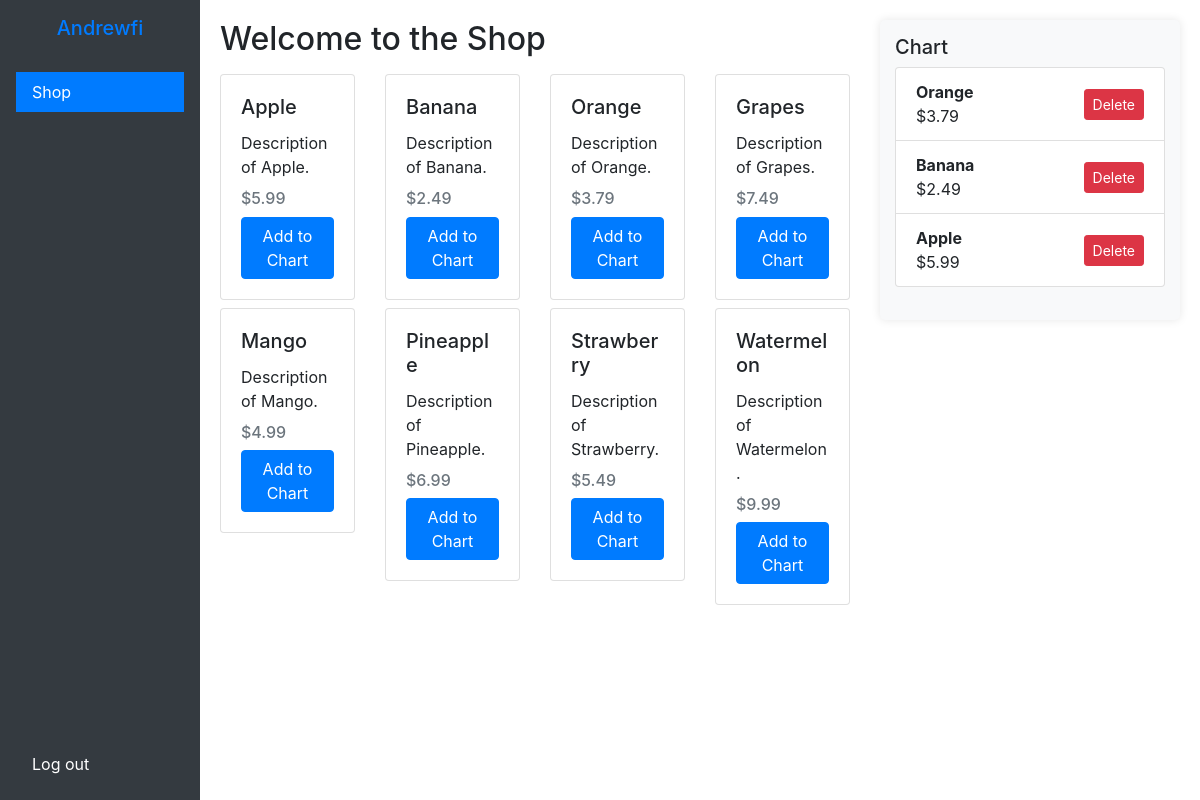
/shop.php (signed in), run on the app's committed database.
### tables this page shows
CREATE TABLE `items` (
  `id` int(11) NOT NULL,
  `name` varchar(255) NOT NULL,
  `price` decimal(10,2) NOT NULL
);

CREATE TABLE `user_chart` (
  `id` int(11) NOT NULL,
  `user_id` int(11) NOT NULL,
  `item_id` int(11) NOT NULL
);

### Dashboard/Shop/PageContent.php (the view, shortened to what this page needs)
<?php
include "Database.php";
$sql = "SELECT id, name, price FROM items";
$result = $conn->query($sql);
?>
<h2>Welcome to the Shop</h2>
<div class="row">
    <?php if ($result->num_rows > 0): ?>
        <?php while ($row = $result->fetch_assoc()): ?>
            <div class="col-md-3 mt-2">
                <div class="card">
                    <div class="card-body">
                        <h5 class="card-title"><?php echo htmlspecialchars($row['name']); ?></h5>
                        <p class="card-text">Description of <?php echo htmlspecialchars($row['name']); ?>.</p>
                        <h6 class="card-subtitle mb-2 text-muted">$<?php echo htmlspecialchars(number_format($row['price'], 2)); ?></h6>
                        <form action="add_to_chart.php" method="POST">
                            <button type="submit" class="btn btn-primary">Add to Chart</button>
                        </form>
                    </div>
                </div>
            </div>
        <?php endwhile; ?>
    <?php else: ?>
        <p>No items found.</p>
    <?php endif; ?>
</div>

### Dashboard/Chart/ChartContent.php (shortened to what this page needs)
<?php
$user_id = intval($_SESSION['user_id']);
include "Database.php";
$sql = "SELECT user_chart.id, items.name, items.price
        FROM user_chart
        JOIN items ON user_chart.item_id = items.id
        WHERE user_chart.user_id = ?";
$stmt = $conn->prepare($sql);
$stmt->bind_param("i", $user_id);
$stmt->execute();
$result = $stmt->get_result();
?>
<div class="chart-container">
    <h5>Chart</h5>
    <div class="item-list">
        <?php if ($result->num_rows > 0): ?>
            <ul class="list-group">
                <?php while ($row = $result->fetch_assoc()): ?>
                    <li class="list-group-item d-flex justify-content-between align-items-center">
                        <div>
                            <strong><?php echo htmlspecialchars($row['name']); ?></strong><br>
                            <span>$<?php echo htmlspecialchars(number_format($row['price'], 2)); ?></span>
                        </div>
                        <form action="delete_from_chart.php" method="POST">
                            <button type="submit" class="btn btn-danger btn-sm">Delete</button>
                        </form>
                    </li>
                <?php endwhile; ?>
            </ul>
        <?php else: ?>
            <p>No items in your chart.</p>
        <?php endif; ?>
    </div>
</div>

### Template/Dashboard/DashboardHeader.php (style rules this page uses)
body { display: flex; height: 100vh; overflow: hidden; }
.chart-container { height: 300px; background-color: #f8f9fa; border-radius: 5px; box-shadow: 0px 0px 10px rgba(0, 0, 0, 0.1); padding: 15px; }

### data on the page
items: name "Apple", price "5.99"
items: name "Banana", price "2.49"
items: name "Orange", price "3.79"
items: name "Grapes", price "7.49"
items: name "Mango", price "4.99"
items: name "Pineapple", price "6.99"
items: name "Strawberry", price "5.49"
items: name "Watermelon", price "9.99"
user_chart: item.name "Orange", item.price "3.79"
user_chart: item.name "Banana", item.price "2.49"
user_chart: item.name "Apple", item.price "5.99"

### other printed values
substr(htmlspecialchars($username), 0, 8) "Andrewfi"
